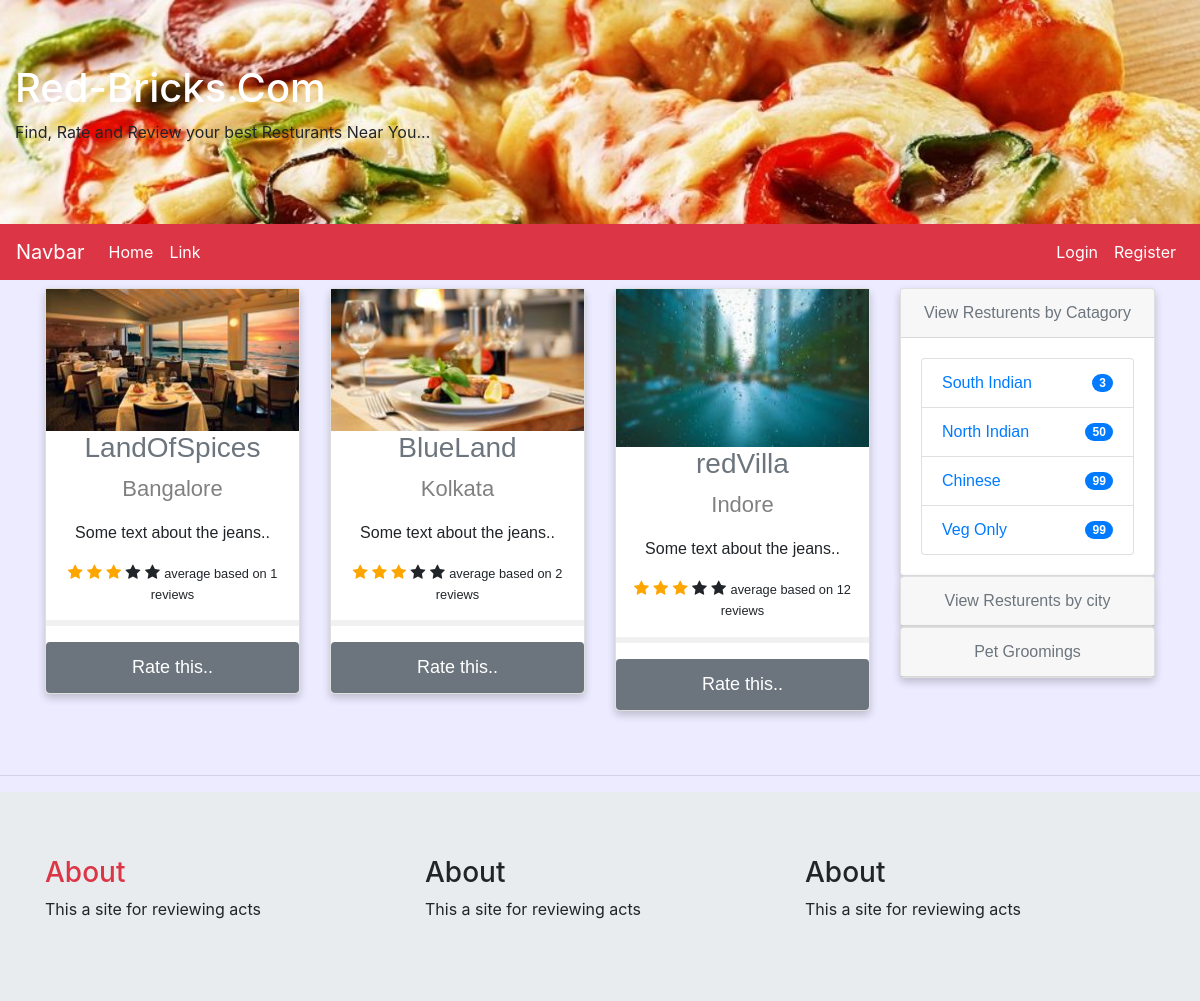
The page / on the database its author committed.
### redbricks/models.py (models this page shows, shortened)
class Restaurants(models.Model):
    owners_name = models.CharField(max_length=40)
    email = models.EmailField(max_length=40)
    contact_no = models.CharField(max_length=13)
    address = models.CharField(max_length=100)
    city = models.CharField(max_length=20, choices=city_names, default='Bangalore')
    res_name = models.CharField(max_length=40)
    restaurant_pic = models.ImageField(upload_to='restaurant_pic', default='default.jpg')

### redbricks/views.py (the view)
# urls.py: path('',HomeView.as_view(), name= 'redbricks-home'),
class HomeView(ListView):
    model = Restaurants
    template_name = 'redbricks/home.html'
    context_object_name = 'restaurants'

### redbricks/templates/redbricks/home.html (shortened to what this page needs)
<div class="jumbotron jumbotron-fluid jambo-bg mb-0">
 <div class="container-fluid">
  <h1 class="text text-white">Red-Bricks.Com</h1>
  <p>Find, Rate and Review your best Resturants Near You...</p>
 </div>
</div>
{% extends "redbricks/base.html" %}
{% block content %}
  <div class="row pt-2">
    <div class="col-md-9">
      <div class="row">
        {% for restaurant in restaurants %}
          <div class="col-sm-4">
            <div class="card">
              <a href="{% url 'redbricks-restaurant' restaurant.pk %}">
                <img src="{{ restaurant.restaurant_pic.url }}" alt="Denim Jeans" style="width:100%; max-height: 200px;">
                <h3 class="text text-secondary">{{ restaurant.res_name }}</h3>
              </a>
              <p class="price">{{ restaurant.city }}</p>
              <p>Some text about the jeans..</p>
              <div class="ratings">
                  <span class="fa fa-star checked"></span>
                  <span class="fa fa-star checked"></span>
                  <span class="fa fa-star checked"></span>
                  <span class="fa fa-star"></span>
                  <span class="fa fa-star"></span>
                  <small> average based on {{ restaurant.reviews_set.count }} reviews</small>
                  <hr style="border:3px solid #f1f1f1">
                <button class="btn btn-secondary">Rate this..</button>
              </div>
            </div>
          </div>
        {% endfor %}
      </div>
    </div>
    <div class="col-md-3">
      <div id="accordion">
        <div class="card">
          <div class="card-header">
            <a class="card-link text text-secondary item-hover" data-toggle="collapse" href="#collapseOne">
              View Resturents by Catagory
            </a>
          </div>
          <div id="collapseOne" class="collapse show" data-parent="#accordion">
            <div class="card-body">
                <ul class="list-group">
                  <li class="list-group-item d-flex justify-content-between align-items-center">
                    <a href="#">South Indian</a>
                    <span class="badge badge-primary badge-pill">{{ restaurants.count }}</span>
                  </li>
                  <li class="list-group-item d-flex justify-content-between align-items-center">
                    <a href="#">North Indian</a>
                    <span class="badge badge-primary badge-pill">50</span>
                  </li>
                  <li class="list-group-item d-flex justify-content-between align-items-center">
                    <a href="#">Chinese</a>
                    <span class="badge badge-primary badge-pill">99</span>
                  </li>
                  <li class="list-group-item d-flex justify-content-between align-items-center">
                    <a href="#">Veg Only</a>
                    <span class="badge badge-primary badge-pill">99</span>
                  </li>
                </ul>
            </div>
          </div>
        </div>
        <div class="card">
          <div class="card-header">
            <a class="collapsed card-link text text-secondary" data-toggle="collapse" href="#collapseTwo">
              View Resturents by city
            </a>
          </div>
        </div>
        <div class="card">
          <div class="card-header">
            <a class="collapsed card-link text text-secondary item-hover" data-toggle="collapse" href="#collapseThree">
              Pet Groomings
            </a>
          </div>
        </div>
      </div>
    </div>
  </div>
{% endblock %}

### redbricks/static/redbricks/main.css (style rules this page uses)
body { padding: 1px; margin: 0px; background-color: rgba(17, 0, 255, 0.08); }
.jambo-bg { background-image: url("images/jambo-bg.jpg"); background-size: 100%; }
.card { box-shadow: 0 4px 8px 0 rgba(0, 0, 0, 0.2); max-width: 300px; margin: auto; text-align: center; font-family: arial; }
.price { color: grey; font-size: 22px; }
.card button { border: none; outline: 0; padding: 12px; color: white; text-align: center; cursor: pointer; width: 100%; font-size: 18px; }
* { box-sizing: border-box; }
.checked { color: orange; }
.row::after { content: ""; clear: both; display: table; }
.row { display: flex; }
html, body { height: 100%; margin: 0; padding: 0; }

### rows shown on the page
Restaurants: restaurant_pic (picture), res_name "LandOfSpices", city "Bangalore", reviews_set.count "1"
Restaurants: restaurant_pic (picture), res_name "BlueLand", city "Kolkata", reviews_set.count "2"
Restaurants: restaurant_pic (picture), res_name "redVilla", city "Indore", reviews_set.count "12"

### other values the page prints
{{ restaurants.count }} "3"
